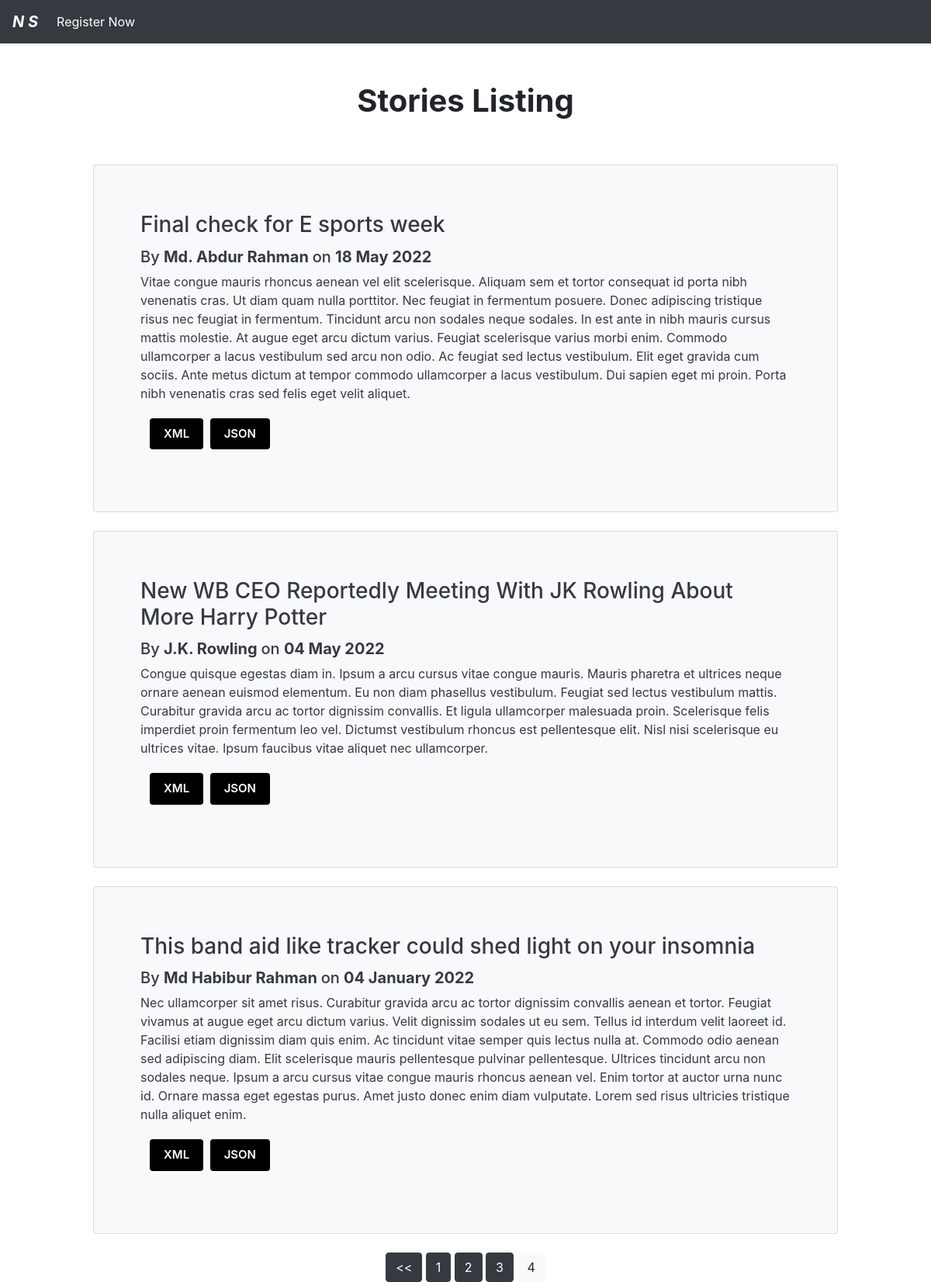
/story_listing.php?page=4, run on the app's committed database.
### tables this page shows
CREATE TABLE IF NOT EXISTS `story` (
  `id` bigint(20) NOT NULL AUTO_INCREMENT,
  `title` text NOT NULL,
  `body` longtext NOT NULL,
  `p_date` date NOT NULL,
  `user_id` varchar(50) DEFAULT NULL,
  `str_date` varchar(255) DEFAULT NULL,
  PRIMARY KEY (`id`),
  KEY `user_id` (`user_id`)
);

CREATE TABLE IF NOT EXISTS `user_data` (
  `user_id` varchar(50) NOT NULL,
  `password` varchar(20) NOT NULL,
  `full_name` varchar(70) NOT NULL,
  PRIMARY KEY (`user_id`)
);

### story_listing.php (the view, shortened to what this page needs)
<?php
include('db.php');
if (isset($_SESSION['USER_DATA'])) {
$priv=$_SESSION['USER_DATA']['ID'];
include('nav.php');
}
else{
  include('nav_g.php');
}
?>
<?php
$results_per_page = 4;
?>
<!DOCTYPE html>
<html lang="en">
<head>
  <link rel="stylesheet" href="https://cdn.jsdelivr.net/npm/bootstrap@4.0.0/dist/css/bootstrap.min.css">
</head>
<body>
  <div class="conatiner" style="text-align:center;padding:50px;">
    <h1><b> Stories Listing </b> </h1>
  </div>
  <?php
  if (isset($_GET["page"])) {
    $page  = $_GET["page"];
  } else {
    $page = 1;
  };
  $start_from = ($page - 1) * $results_per_page;
  $sql = "SELECT * FROM story NATURAL JOIN user_data ORDER BY p_date DESC LIMIT $start_from, " . $results_per_page;
  $result = mysqli_query($connection, $sql);
  ?>
  <?php
  if(mysqli_fetch_assoc($result)>0)
 {
  foreach ($result as $key => $value) {
  ?>
    <div class="card bg-light text-dark" style="padding: 40px; margin: auto ; width:80%; border: 0%; box-shadow:0 0 0 0;">
      <div class="card-body">
        <h3 class="card-title"><?= $value['title'] ?></h3>
        <h5 class="card-text">
          By <b> <?= $value['full_name'] ?> </b> on <b> <?= $value['str_date'] ?></b>
        </h5>
        <p class="card-text"><?= $value['body'] ?></p>
        <form action="delete.php" method="post">
          <p class="split-para">
          <a href="xml.php?Story_id=<?= $value['id'] ?>" class="button">XML</a>
          <a href="json.php?Story_id=<?= $value['id'] ?>" class="button">JSON</a>
          </p>
        </form>
      </div>
    </div>
    <br>
  <?php
  }
 }
else{
  echo "<h3><b> No story available </b> </h3>";
}
  ?>
  <center>
    <?php
    $sql = "SELECT COUNT(id) AS total FROM story";
    $result = mysqli_query($connection, $sql);
    $result = mysqli_fetch_assoc($result);
    $total_pages = ceil($result["total"] / $results_per_page);
    if ($page > 1) {
      echo "<a href='story_listing.php?page=" . ($page - 1) . "'class='btn btn-dark'> << </a>";
    }
    for ($i = 1; $i <= $total_pages; $i++) {
      $class="btn btn-dark";
      if ($i == $page){
        $class="btn btn-light";
      }
      echo "<a href='story_listing.php?page=$i'class='$class'>  $i </a> ";
    }
    ?>
  </center>
</body>
</html>

### story_listing.php (style rules this page uses)
.button { background-color: black; border: 2px solid transparent; border-radius: 4px; color: white; padding: 7px 16px; text-align: center; text-decoration: none; display: inline-block; font-size: 15px; margin: 4px 2px; cursor: pointer; font-weight: 600; -webkit-transition-duration: 0.1s; transition-duration: 0.1s; }
.split-para { display: block; margin: 10px; }

### data on the page
story: title "Final check for E sports week", user.full_name "Md. Abdur Rahman", str_date "18 May 2022", body "Vitae congue mauris rhoncus aenean vel elit scelerisque. Aliquam sem et tortor consequat id porta nibh venenatis cras. Ut diam quam nulla porttitor. Nec feugiat in fermentum posuere. Donec adipiscing tristique risus nec feugiat in fermentum. Tincidunt arcu non sodales neque sodales. In est ante in nibh mauris cursus mattis molestie. At augue eget arcu dictum varius. Feugiat scelerisque varius morbi enim. Commodo ullamcorper a lacus vestibulum sed arcu non odio. Ac feugiat sed lectus vestibulum. Elit eget gravida cum sociis. Ante metus dictum at tempor commodo ullamcorper a lacus vestibulum. Dui sapien eget mi proin. Porta nibh venenatis cras sed felis eget velit aliquet."
story: title "New WB CEO Reportedly Meeting With JK Rowling About More Harry Potter", user.full_name "J.K. Rowling", str_date "04 May 2022", body "Congue quisque egestas diam in. Ipsum a arcu cursus vitae congue mauris. Mauris pharetra et ultrices neque ornare aenean euismod elementum. Eu non diam phasellus vestibulum. Feugiat sed lectus vestibulum mattis. Curabitur gravida arcu ac tortor dignissim convallis. Et ligula ullamcorper malesuada proin. Scelerisque felis imperdiet proin fermentum leo vel. Dictumst vestibulum rhoncus est pellentesque elit. Nisl nisi scelerisque eu ultrices vitae. Ipsum faucibus vitae aliquet nec ullamcorper."
story: title "This band aid like tracker could shed light on your insomnia", user.full_name "Md Habibur Rahman", str_date "04 January 2022", body "Nec ullamcorper sit amet risus. Curabitur gravida arcu ac tortor dignissim convallis aenean et tortor. Feugiat vivamus at augue eget arcu dictum varius. Velit dignissim sodales ut eu sem. Tellus id interdum velit laoreet id. Facilisi etiam dignissim diam quis enim. Ac tincidunt vitae semper quis lectus nulla at. Commodo odio aenean sed adipiscing diam. Elit scelerisque mauris pellentesque pulvinar pellentesque. Ultrices tincidunt arcu non sodales neque. Ipsum a arcu cursus vitae congue mauris rhoncus aenean vel. Enim tortor at auctor urna nunc id. Ornare massa eget egestas purus. Amet justo donec enim diam vulputate. Lorem sed risus ultricies tristique nulla aliquet enim."
